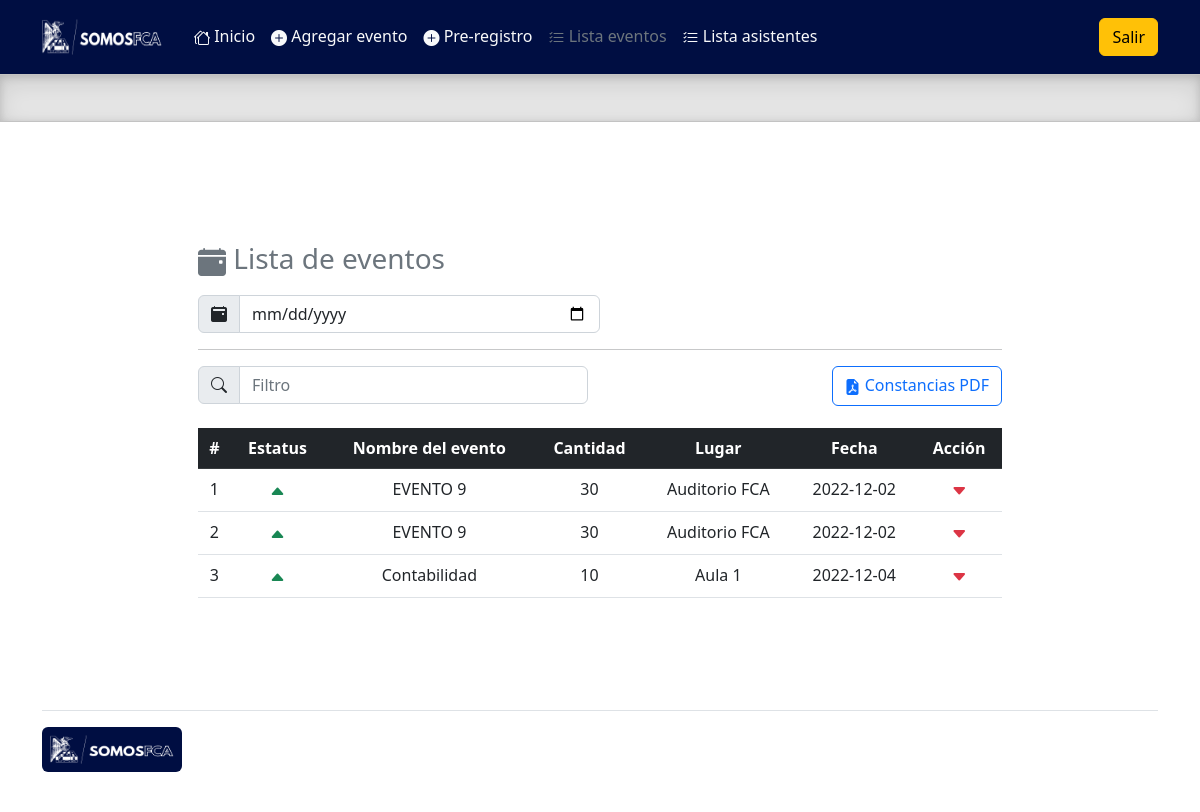
Page /admin/lista_eventos.php on the earlier database version.
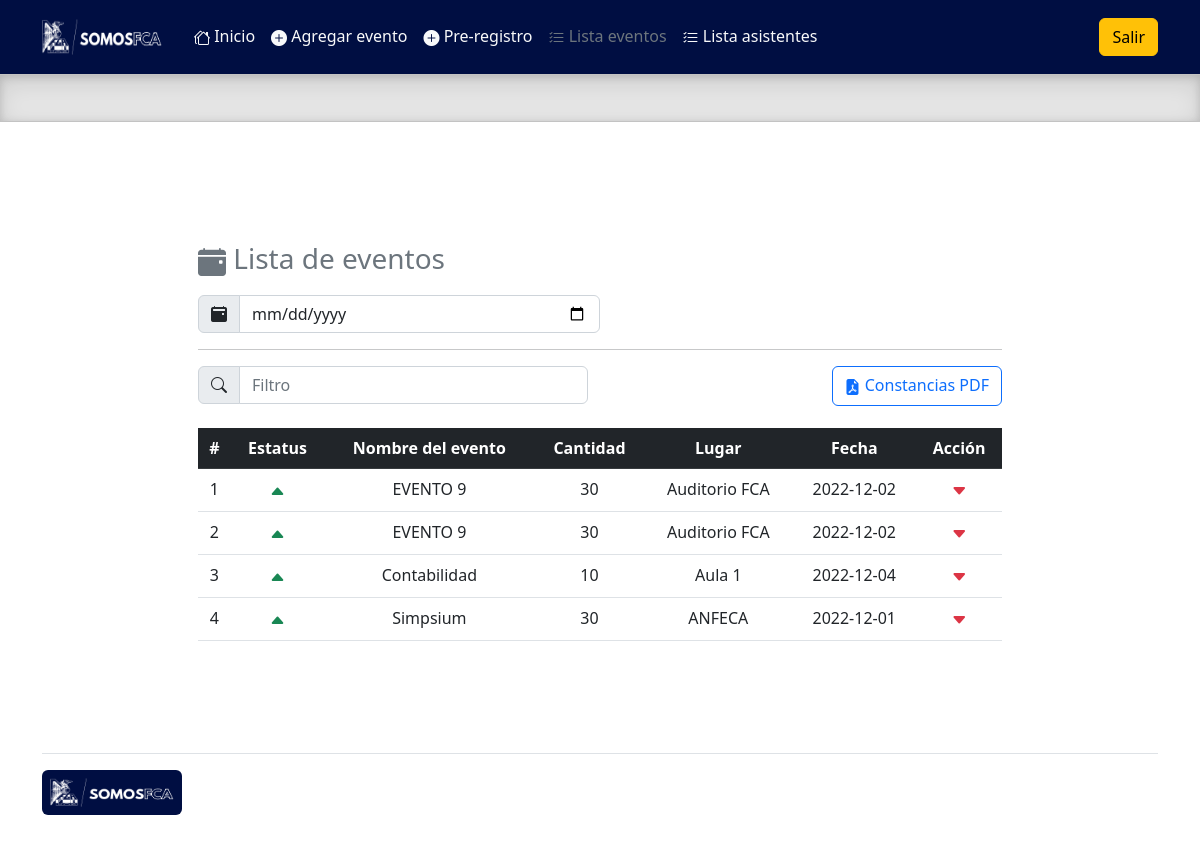
Same page on the later database version.
### tables this page shows
CREATE TABLE `eventos` (
  `id` int(11) NOT NULL,
  `nombre` varchar(100) NOT NULL,
  `capacidad` int(11) NOT NULL,
  `fecha` date NOT NULL,
  `lugar` varchar(50) NOT NULL,
  `activo` int(11) DEFAULT NULL
);

### admin/query/query_eventos.php (called while the page is built)
<?php
include('prcd/qc.php');
    $queryEventos = "SELECT * FROM eventos WHERE activo = 1";
    $resultadoEvento = $conn->query($queryEventos);
?>

### admin/lista_eventos.php (the view, shortened to what this page needs)
<!doctype html>
<html lang="en">
  <head>
    <link rel="stylesheet" href="https://cdn.jsdelivr.net/npm/bootstrap-icons@1.10.2/font/bootstrap-icons.css">
    <link href="../assets/dist/css/bootstrap.min.css" rel="stylesheet">
    <link href="headers.css" rel="stylesheet">
  </head>
  <body>
<main class="mb-0">
  <header class="p-3" style="background-color:#000e42;">
    <div class="container">
      <div class="d-flex flex-wrap align-items-center justify-content-center justify-content-lg-start">
        <a href="/" class="d-flex align-items-center mb-2 mb-lg-0 text-white text-decoration-none">
          <img src="../assets/brand/img/logo.png" width="120" height="36" role="img" alt="">
        </a>
        <ul class="nav col-12 col-lg-auto me-lg-auto mb-2 ms-4 justify-content-center mb-md-0">
          <li><a href="index.php" class="nav-link px-2 text-light"><i class="bi bi-houses"></i> Inicio</a></li>
          <li><a href="alta_eventos.php" class="nav-link px-2 text-light"><i class="bi bi-plus-circle-fill"></i> Agregar evento</a></li>
          <li><a href="alta_asistentes.php" class="nav-link px-2 text-light"><i class="bi bi-plus-circle-fill"></i> Pre-registro</a></li>
          <li><a href="#" class="nav-link px-2 text-secondary"><i class="bi bi-list-check"></i> Lista eventos</a></li>
          <li><a href="lista_asistentes.php" class="nav-link px-2 text-light"><i class="bi bi-list-check"></i> Lista asistentes</a></li>
        </ul>
        <div class="text-end">
          <button type="button" class="btn btn-warning">Salir</button>
        </div>
      </div>
    </div>
  </header>
  <div class="b-example-divider">
  </div>
  <div class="container-fluid w-75 h-100 mt-5 mb-5 p-5">
    <h3 class="mt-4 mb-3 text-secondary"><i class="bi bi-calendar-event-fill"></i> Lista de eventos</h3>
        <div class="input-group mb-3 w-50">
          <span class="input-group-text" id="basic-addon1"><i class="bi bi-calendar2-event-fill"></i></span>
          <input type="date" class="form-control" aria-describedby="basic-addon1">
        </div>
        <hr>
        <div class="row">
            <div class="col">
                <div class="input-group mb-4 w-100">
                    <span class="input-group-text" id="basic-addon1"><i class="bi bi-search"></i></span>
                    <input type="text" class="form-control" placeholder="Filtro" aria-label="Filtro" aria-describedby="basic-addon1" id="myInput">
                </div>
            </div>
            <div class="col text-end">
                <a href="excel_inventario_fechas.php?fecha=<?php echo $fechaBusqueda ?>" class="btn btn-outline-primary"><i class="bi bi-file-earmark-pdf-fill"></i> Constancias PDF</a>
            </div>
        </div>
    <table class="table table-hover text-center">
        <thead class="table-dark">
            <tr>
            <th scope="col">#</th>
            <th scope="col">Estatus</th>
            <th scope="col">Nombre del evento</th>
            <th scope="col">Cantidad</th>
            <th scope="col">Lugar</th>
            <th scope="col">Fecha</th>
            <th scope="col">Acción</th>
            </tr>
        </thead>
        <tbody id="myTable">
        <?
        include ('query/query_eventos.php');
        $x = 0;
        while($rowEvento = $resultadoEvento->fetch_assoc()){
          $x++;
          echo'
          <tr>
            <td>'.$x.'</td>
            <td class="text-success"><i class="bi bi-caret-up-fill"></i></td>
            <td>'.$rowEvento['nombre'].'</td>
            <td>'.$rowEvento['capacidad'].'</td>
            <td>'.$rowEvento['lugar'].'</td>
            <td>'.$rowEvento['fecha'].'</td>
            <td class="text-danger"><i class="bi bi-caret-down-fill"></i></td>
          </tr>
          ';
        }
        ?>
        </tbody>
    </table>
</main>
<div class="container">
  <footer class="d-flex flex-wrap justify-content-between align-items-center py-3 my-4 border-top">
      <p class="col-md-12 mb-0 text-muted"><a href="/" class="col-md-4 d-flex mb-md-0 me-md-auto link-dark text-decoration-none">
                <img src="../assets/brand/img/logo.png" width="140" height="45" role="img" alt="" class="p-2 rounded" style="background-color:#000e42">
            </a></p>
    </footer>
  </div>
  </body>
</html>

### admin/lista_eventos.php (style rules this page uses)
.b-example-divider { height: 3rem; background-color: rgba(0, 0, 0, .1); border: solid rgba(0, 0, 0, .15); border-width: 1px 0; box-shadow: inset 0 .5em 1.5em rgba(0, 0, 0, .1), inset 0 .125em .5em rgba(0, 0, 0, .15); }
.bi { vertical-align: -.125em; fill: currentColor; }

Differences in the rows shown:
added eventos: nombre "Simpsium", capacidad "30", lugar "ANFECA", fecha "2022-12-01"
